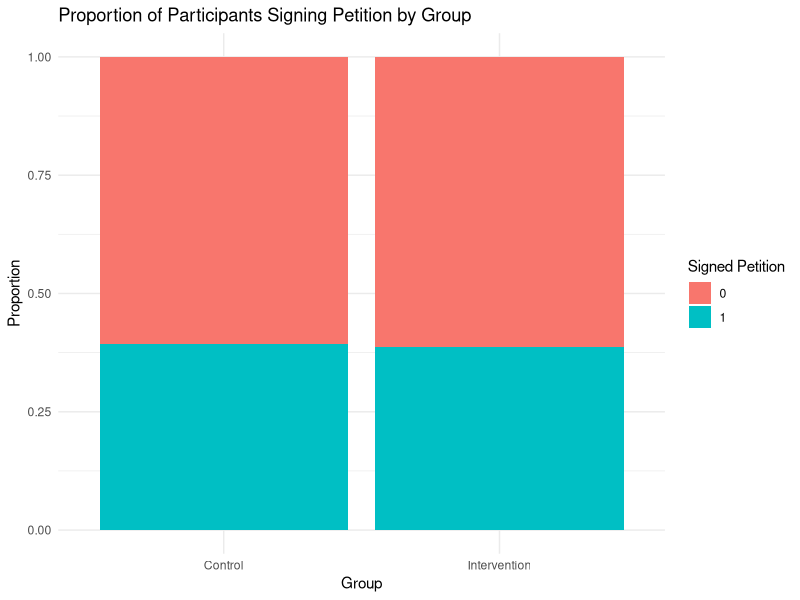
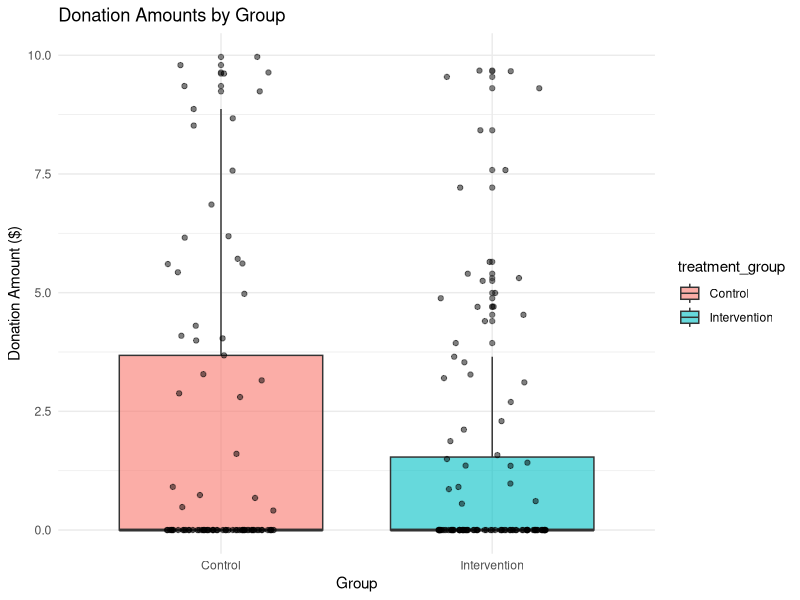

These charts were generated, in order, by the following R code:
# analyze_behavior_data.R
# Example script for analyzing behavioral data (donations / petitions)

library(dplyr)
library(ggplot2)

# Simulate some behavioral data collected after a survey
# e.g., Participants were asked if they want to donate their compensation
# or sign a petition related to the survey topic.
set.seed(42)
n_participants <- 200

# Simulated dataset
behavior_data <- data.frame(
  participant_id = 1:n_participants,
  treatment_group = sample(c("Control", "Intervention"), n_participants, replace = TRUE),
  donated_amount = runif(n_participants, 0, 10) * rbinom(n_participants, 1, 0.4), # Some don't donate
  signed_petition = sample(c(0, 1), n_participants, replace = TRUE, prob = c(0.6, 0.4))
)

# 1. Analyze Petition Signing (Binary outcome)
# Logistic regression to see if treatment influenced petition signing
model_petition <- glm(signed_petition ~ treatment_group, data = behavior_data, family = "binomial")
summary(model_petition)

# 2. Analyze Donation Amounts (Continuous outcome with zeros - e.g., Tobit or simple t-test/Wilcoxon)
# For simplicity, comparing mean donations between groups using a Wilcoxon rank sum test
wilcox_test_donations <- wilcox.test(donated_amount ~ treatment_group, data = behavior_data)
print(wilcox_test_donations)

# Plotting the results
# Petition signing proportion by group
plot_petition <- ggplot(behavior_data, aes(x = treatment_group, fill = as.factor(signed_petition))) +
  geom_bar(position = "fill") +
  labs(title = "Proportion of Participants Signing Petition by Group",
       y = "Proportion",
       x = "Group",
       fill = "Signed Petition") +
  theme_minimal()

# Donation amounts by group
plot_donation <- ggplot(behavior_data, aes(x = treatment_group, y = donated_amount)) +
  geom_boxplot(aes(fill = treatment_group), alpha = 0.6) +
  geom_jitter(width = 0.2, alpha = 0.5) +
  labs(title = "Donation Amounts by Group",
       y = "Donation Amount ($)",
       x = "Group") +
  theme_minimal()

print(plot_petition)
print(plot_donation)
